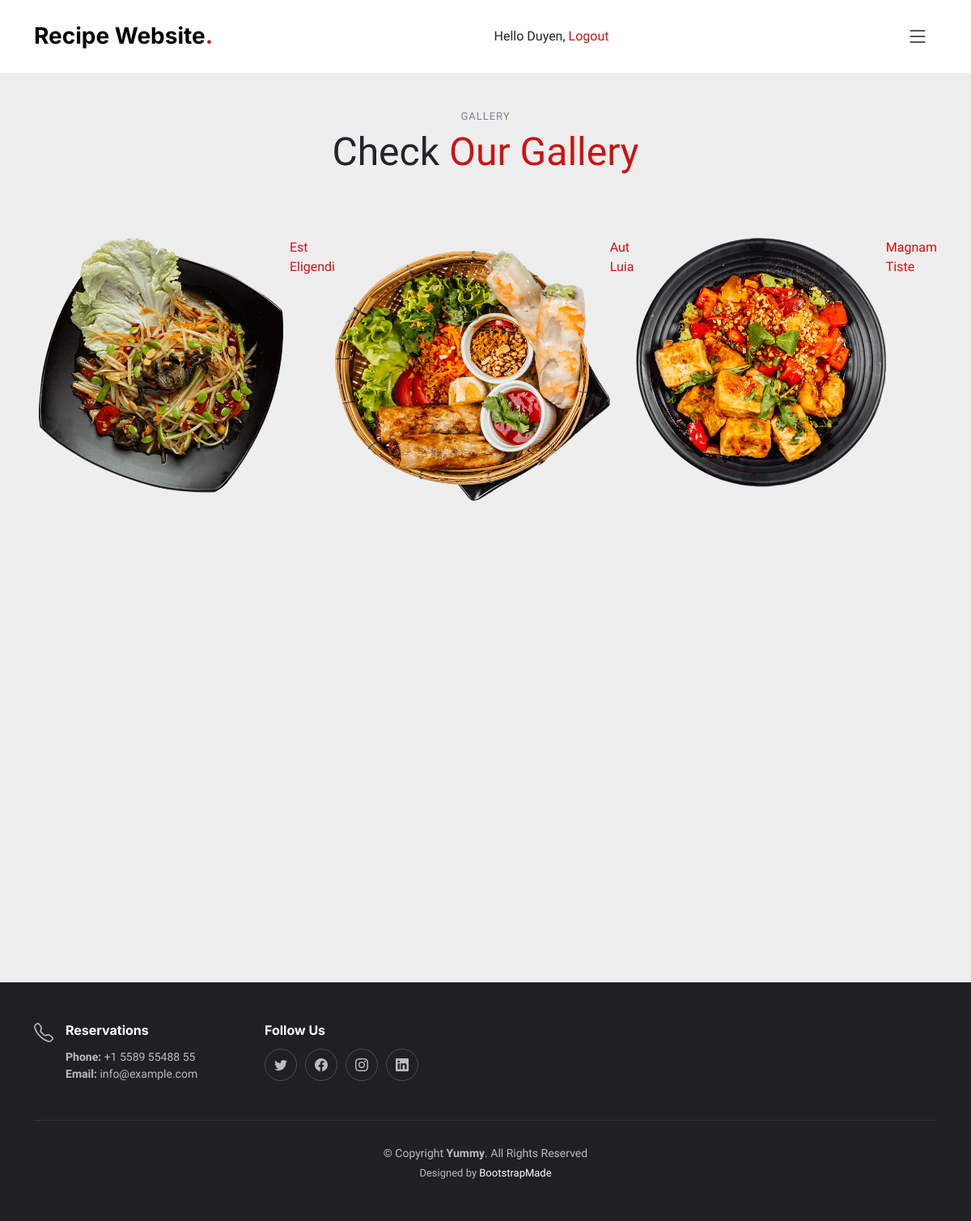
Before: /images/ (signed in) with the older database file.
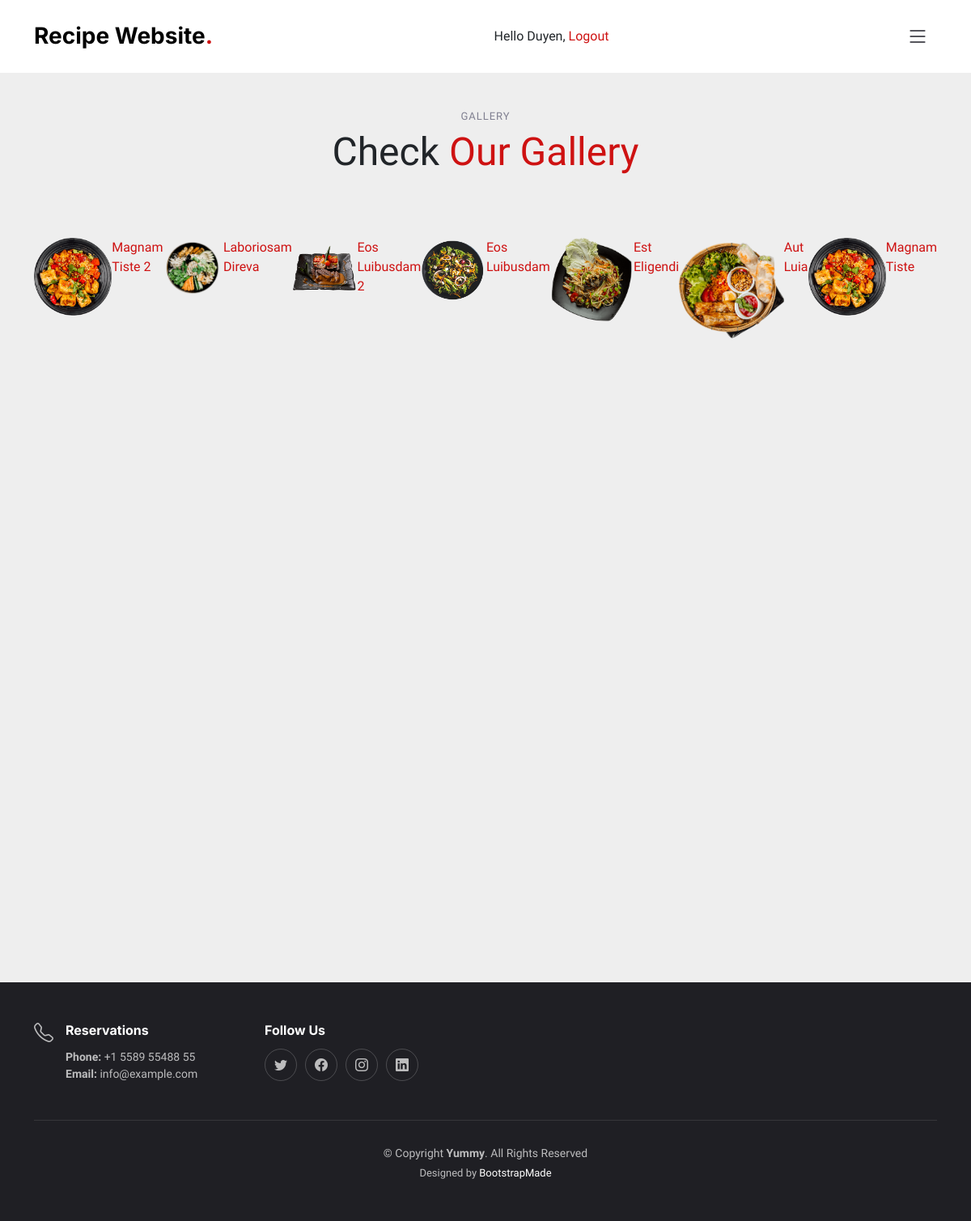
After: the same page with the newer database file.
### recipe/models.py (models this page shows, shortened)
class Post(models.Model):
    STATUS_CHOICES = ( ('draft', 'Draft'), ('published', 'Published'), )
    title = models.CharField(max_length=250)
    slug = models.SlugField(max_length=250, unique_for_date='publish')
    author = models.ForeignKey(User, on_delete=models.CASCADE, related_name='recipe_posts')
    body = models.TextField()
    image = models.ImageField(upload_to='posts/image/%Y/%m/%d/', blank=True)
    video = models.FileField(upload_to='posts/video/%Y/%m/%d/', blank=True)
    url = models.URLField()
    publish = models.DateTimeField(default=timezone.now)
    created = models.DateTimeField(auto_now_add=True)
    updated = models.DateTimeField(auto_now=True)
    status = models.CharField(max_length=10, choices=STATUS_CHOICES, default='draft')
    objects = models.Manager() # The default manager.
    published = PublishedManager() # Our custom manager.
    score = models.IntegerField(default=0,
        validators=[
            MaxValueValidator(5),
            MinValueValidator(0),
        ]
    )
    class Meta:
        ordering = ('-publish',)
    def get_absolute_url(self):
        return reverse('recipe:post_detail', args=[self.publish.year, self.publish.month, self.publish.day, self.slug])

### images/views.py (the view)
# urls.py: path('', views.image_list, name='list'),
@login_required
def image_list(request):
    images = Post.objects.all()
    paginator = Paginator(images, 8)
    page = request.GET.get('page')
    try:
        images = paginator.page(page)
    except PageNotAnInteger:
        images = paginator.page(1)
    except EmptyPage:
        if is_ajax(request):
            return HttpResponse('')
        images = paginator.page(paginator.num_pages)
    if is_ajax(request):
        return render(request, 'images/image/list_ajax.html', {'section': 'images',
                                                                   'images': images})
    return render(request, 'images/image/list.html', {'section': 'images', 'images': images })

### images/templates/images/image/list.html (shortened to what this page needs)
{% extends "base.html" %}
{% block content %}
    <h1>Images bookmarked</h1>
    <div id="image-list">
        {% include "images/image/list_ajax.html" %}
    </div>
{% endblock %}

### images/templates/images/image/list_ajax.html (shortened to what this page needs)
<section id="gallery" class="gallery section-bg">
    <div class="container" data-aos="fade-up">
      <div class="section-header">
        <h2>gallery</h2>
        <p>Check <span>Our Gallery</span></p>
      </div>
      <div class="gallery-slider swiper">
        <div class="swiper-wrapper align-items-center">
          {% for image in images %}
            <div id="items-width">
              <a class="glightbox" data-gallery="images-gallery" href="{{ image.get_absolute_url }}">
                <a href="{{ image.get_absolute_url }}">
                  <img src="{{ image.image.url }}" class="img-fluid" alt="">
                </a>
              </a>
              <div class="info">
                <a href="{{ image.get_absolute_url }}" class="title" >
                    {{ image.title }}
                </a>
              </div>
            </div>
          {% endfor %}
        </div>
      </div>
    </div>
</section>

Changed rows visible on the page:
added Post: image (picture), title "Magnam Tiste 2"
added Post: image (picture), title "Laboriosam Direva"
added Post: image (picture), title "Eos Luibusdam 2"
added Post: image (picture), title "Eos Luibusdam"
